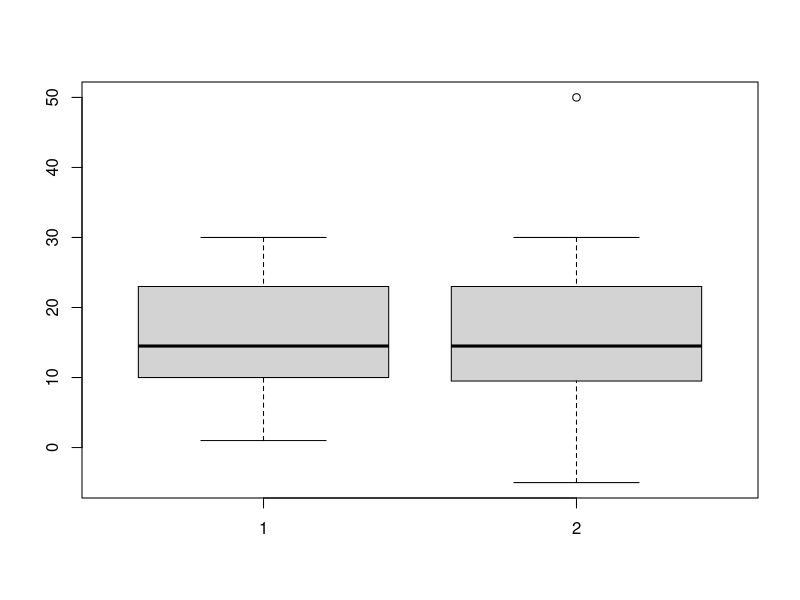

The R source for this figure: (Note: this script raises an error after producing the figure.)
#exersice 1: a
x = sample(30,98,replace=TRUE)
#exersice 1: b
x2 = c(x,50,-5)
#exersice 1: c
median(x) ; median(x2)
#or
summary(x);summary(x2)
#the reason both medians are the same is because the median is the number that splits the vector in half.
#and the only difference is the last two numbers so that won't affect the median.
#exersice 1: d
intrangex = 22.75-9.00
intrangex2 = 23.00-9.00
lowfencex = 9.00 - 1.5*intrangex
uppfencex = 22.75 + 1.5*intrangex
lowfencex2 = 9 - 1.5*intrangex2
uppfencexx = 23 + 1.5*intrangex2
sum(x<lowfencex)
sum(x>uppfencex)
sum(x2<lowfencex2)
sum(x2>uppfencexx)
#x2 uppfencexx has one value that is an outlier
#exersice 1: e
boxplot(x,x2)

#exersice 1: a
# install.packages('ISwR') ; library(ISwR)
eba = eba1977
ebacase = eba$cases
summary(ebacase) # mean = 9.333 , 3rd quartile = 11
boxplot(ebacase) # no outliers are shown
#exersice 1: b
eba = eba1977
summary(eba)
# 6 values for each city,4 values for each age group.
#exersice 1: c
#to put 2 plots in the view -> par(mfrow=c(2,1))
hist(eba$case[eba$city =="Fredericia"],xlim=c(0,16),ylim=c(0,4),col = "grey")
hist(eba$case[eba$city =="Vejle"],xlim = c(0,16), ylim = c(0,4))
#the cases are more spread out in Vejli compared to Fredericia
#exersice 1: d
plot(eba$cases ~ eba$city)
plot(eba$cases ~ eba$age)
#exersice 1: e
tapply(eba$cases, eba$city, mean)
tapply(eba$cases, eba$age, mean)
#age group 65-69 has the highest average with 11.25, and Fredericia has the highest average with 10.666667
#exersice 2
#NANIIIIIII


